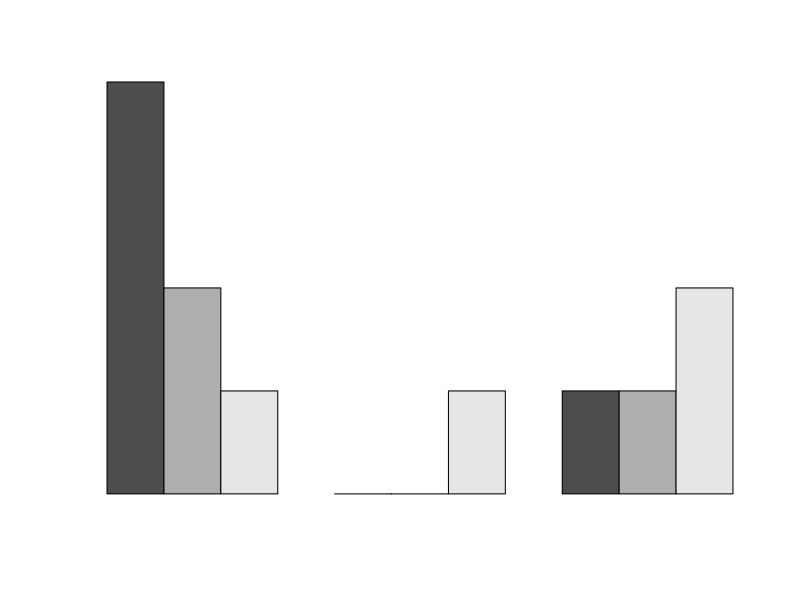

This chart was generated by the following R code: (Note: this script raises an error after producing the figure.)
"
Simulate piors for ordered categorical values
- Order: Profession, Grade
- Likert scale: difficulty, confidence (likert scales)
"

"GRADE
What is the probability distribution of grades?
In E2 there were 6 grade levels (from 0 to 5). However, only levels 3,4,5 were allowed to take the
tasks. Hence, these are the only three levels available in the task dataset. Similarly, in 
E1
"

trial_list <-  c(5000) #500,50000) #number successful of trials for the binomial distribution
grade_range = c(3:5)
grade_priors_matrix <- matrix(nrow=1, ncol=3)

# hist_prior <- hist(rnbinom(5,mu=1,size=1),plot=FALSE)
# grade_priors_matrix <- rbind(grade_priors_matrix,hist_prior$counts)
i <- 0
#Simulate priors for Grade
for(grade_mu in grade_range){
  for(trial in trial_list){
    prior <- rnbinom(5,mu=grade_mu,size=trial)
    hist_prior <- hist(prior, plot=FALSE )
    grade_priors_matrix <- rbind(grade_priors_matrix,hist_prior$counts)
  }
}
nrows <- dim(grade_priors_matrix)[1]
grade_priors_matrix <- grade_priors_matrix[2:nrows,]
grade_priors_matrix

barplot(grade_priors_matrix,beside = TRUE,
        names.arg = c(0:5))

#round(hist_prior$breaks[-length(hist_prior$breaks)]))


#h_grade_prior <- dens(grade_priors_matrix[1:10,],plot=TRUE)
#h_grade_prior <- dens(grade_priors_matrix,breaks = hist_prior$breaks,plot=TRUE)


#barplot(grade_priors_matrix,
#        beside = TRUE,
#        names.arg = round(h_grade_prior$breaks[-length(h_grade_prior$breaks)]))


#Continuous priors
grade_mu <-  rnorm(1e4,3,1)
grade_sigma <-  runif(1e4,0,1)
#grade_prior <-  dnorm(1e4,grade_mu,grade_sigma)

dens(grade_prior)
